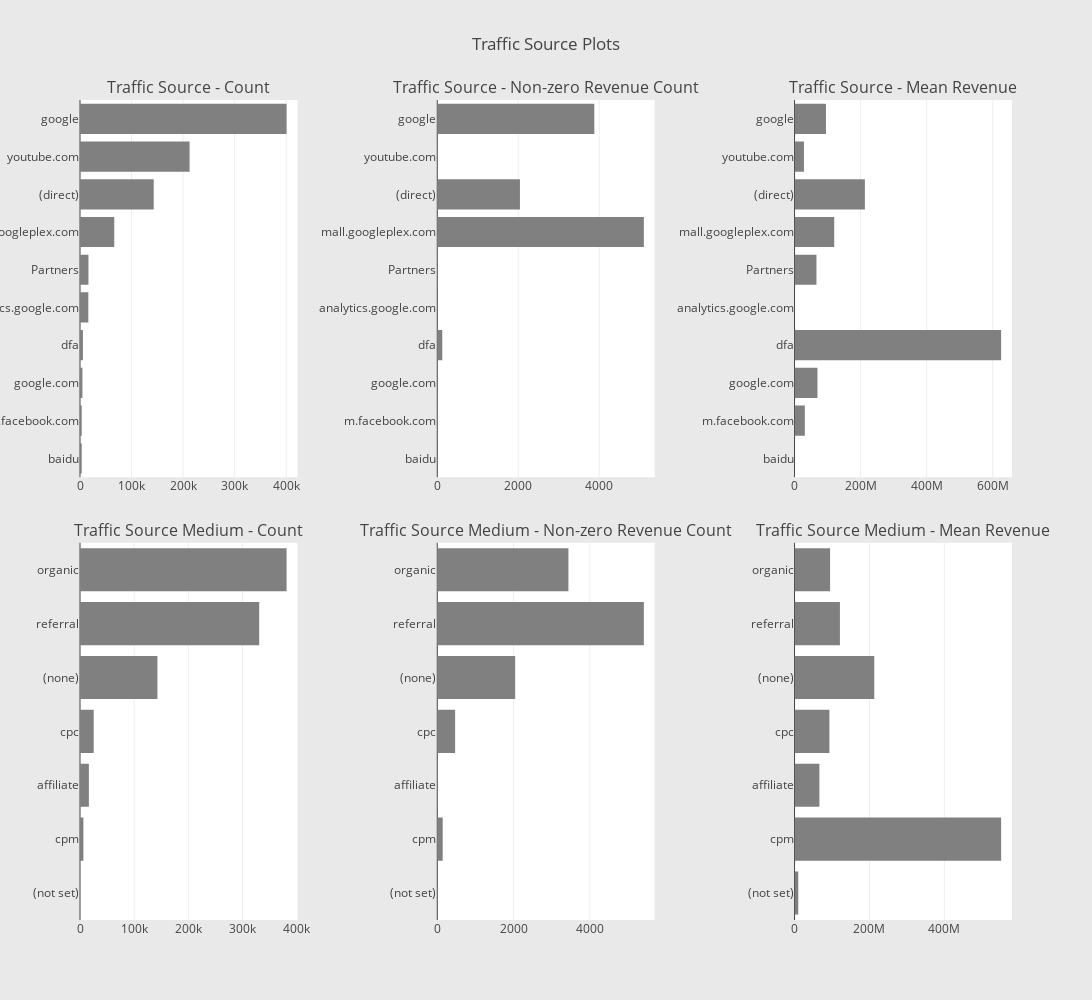

The notebook cell saved with this chart:
### Code cell
cnt_srs = train_df.groupby('trafficSource.source')['totals.transactionRevenue'].agg(['size', 'count', 'mean'])
cnt_srs.columns = ["count", "count of non-zero revenue", "mean"]
cnt_srs = cnt_srs.sort_values(by="count", ascending=False)
trace1 = horizontal_bar_chart(cnt_srs["count"].head(10), 'gray')
trace2 = horizontal_bar_chart(cnt_srs["count of non-zero revenue"].head(10), 'gray')
trace3 = horizontal_bar_chart(cnt_srs["mean"].head(10), 'gray')

cnt_srs = train_df.groupby('trafficSource.medium')['totals.transactionRevenue'].agg(['size', 'count', 'mean'])
cnt_srs.columns = ["count", "count of non-zero revenue", "mean"]
cnt_srs = cnt_srs.sort_values(by="count", ascending=False)
trace4 = horizontal_bar_chart(cnt_srs["count"], 'gray')
trace5 = horizontal_bar_chart(cnt_srs["count of non-zero revenue"], 'gray')
trace6 = horizontal_bar_chart(cnt_srs["mean"], 'gray')

fig = tools.make_subplots(rows=2, cols=3, vertical_spacing=0.08, horizontal_spacing=0.15, 
                          subplot_titles=["Traffic Source - Count", "Traffic Source - Non-zero Revenue Count", "Traffic Source - Mean Revenue",
                                          "Traffic Source Medium - Count",  "Traffic Source Medium - Non-zero Revenue Count", "Traffic Source Medium - Mean Revenue"
                                          ])

fig.append_trace(trace1, 1, 1)
fig.append_trace(trace2, 1, 2)
fig.append_trace(trace3, 1, 3)
fig.append_trace(trace4, 2, 1)
fig.append_trace(trace5, 2, 2)
fig.append_trace(trace6, 2, 3)

fig['layout'].update(height=1000, width=1200, paper_bgcolor='rgb(233,233,233)', title="Traffic Source Plots")
py.iplot(fig, filename='traffic-source-plots')

### Figure 1 — Plotly figure (JSON) as saved in the notebook; plotly's stock layout.template omitted (floating-point values rounded to 4 significant figures)
{"data": [{"marker": {"color": "gray"}, "orientation": "h", "showlegend": false, "type": "bar", "uid": "1d658aba-d1a7-11e8-b6ec-902b34143ac3", "x": [3356, 3365, 4669, 5686, 16172, 16411, 66416, 143028, 212602, 400788], "xaxis": "x", "y": ["baidu", "m.facebook.com", "google.com", "dfa", "analytics.google.com", "Partners", "mall.googleplex.com", "(direct)", "youtube.com", "google"], "yaxis": "y"}, {"marker": {"color": "gray"}, "orientation": "h", "showlegend": false, "type": "bar", "uid": "1d664dee-d1a7-11e8-9372-902b34143ac3", "x": [0, 6, 5, 123, 0, 9, 5103, 2042, 11, 3879], "xaxis": "x2", "y": ["baidu", "m.facebook.com", "google.com", "dfa", "analytics.google.com", "Partners", "mall.googleplex.com", "(direct)", "youtube.com", "google"], "yaxis": "y2"}, {"marker": {"color": "gray"}, "orientation": "h", "showlegend": false, "type": "bar", "uid": "1d66ea14-d1a7-11e8-bc4e-902b34143ac3", "x": [null, 31130000.0, 69448000, 625400000.0, null, 66380000.0, 120100000.0, 212900000.0, 28550000.0, 95120000.0], "xaxis": "x3", "y": ["baidu", "m.facebook.com", "google.com", "dfa", "analytics.google.com", "Partners", "mall.googleplex.com", "(direct)", "youtube.com", "google"], "yaxis": "y3"}, {"marker": {"color": "gray"}, "orientation": "h", "showlegend": false, "type": "bar", "uid": "1d678640-d1a7-11e8-ab84-902b34143ac3", "x": [120, 6262, 16403, 25326, 143026, 330955, 381561], "xaxis": "x4", "y": ["(not set)", "cpm", "affiliate", "cpc", "(none)", "referral", "organic"], "yaxis": "y4"}, {"marker": {"color": "gray"}, "orientation": "h", "showlegend": false, "type": "bar", "uid": "1d67fb58-d1a7-11e8-b6bb-902b34143ac3", "x": [1, 142, 9, 468, 2042, 5415, 3438], "xaxis": "x5", "y": ["(not set)", "cpm", "affiliate", "cpc", "(none)", "referral", "organic"], "yaxis": "y5"}, {"marker": {"color": "gray"}, "orientation": "h", "showlegend": false, "type": "bar", "uid": "1d689780-d1a7-11e8-b4e2-902b34143ac3", "x": [9990000, 551700000.0, 66380000.0, 93070000.0, 212900000.0, 121200000.0, 94930000.0], "xaxis": "x6", "y": ["(not set)", "cpm", "affiliate", "cpc", "(none)", "referral", "organic"], "yaxis": "y6"}], "layout": {"annotations": [{"font": {"size": 16}, "showarrow": false, "text": "Traffic Source - Count", "x": 0.1167, "xanchor": "center", "xref": "paper", "y": 1, "yanchor": "bottom", "yref": "paper"}, {"font": {"size": 16}, "showarrow": false, "text": "Traffic Source - Non-zero Revenue Count", "x": 0.5, "xanchor": "center", "xref": "paper", "y": 1, "yanchor": "bottom", "yref": "paper"}, {"font": {"size": 16}, "showarrow": false, "text": "Traffic Source - Mean Revenue", "x": 0.8833, "xanchor": "center", "xref": "paper", "y": 1, "yanchor": "bottom", "yref": "paper"}, {"font": {"size": 16}, "showarrow": false, "text": "Traffic Source Medium - Count", "x": 0.1167, "xanchor": "center", "xref": "paper", "y": 0.46, "yanchor": "bottom", "yref": "paper"}, {"font": {"size": 16}, "showarrow": false, "text": "Traffic Source Medium - Non-zero Revenue Count", "x": 0.5, "xanchor": "center", "xref": "paper", "y": 0.46, "yanchor": "bottom", "yref": "paper"}, {"font": {"size": 16}, "showarrow": false, "text": "Traffic Source Medium - Mean Revenue", "x": 0.8833, "xanchor": "center", "xref": "paper", "y": 0.46, "yanchor": "bottom", "yref": "paper"}], "height": 1000, "paper_bgcolor": "rgb(233,233,233)", "title": "Traffic Source Plots", "width": 1200, "xaxis": {"anchor": "y", "domain": [0, 0.2333]}, "xaxis2": {"anchor": "y2", "domain": [0.3833, 0.6167]}, "xaxis3": {"anchor": "y3", "domain": [0.7667, 1.0]}, "xaxis4": {"anchor": "y4", "domain": [0, 0.2333]}, "xaxis5": {"anchor": "y5", "domain": [0.3833, 0.6167]}, "xaxis6": {"anchor": "y6", "domain": [0.7667, 1.0]}, "yaxis": {"anchor": "x", "domain": [0.54, 1]}, "yaxis2": {"anchor": "x2", "domain": [0.54, 1]}, "yaxis3": {"anchor": "x3", "domain": [0.54, 1]}, "yaxis4": {"anchor": "x4", "domain": [0, 0.46]}, "yaxis5": {"anchor": "x5", "domain": [0, 0.46]}, "yaxis6": {"anchor": "x6", "domain": [0, 0.46]}}}
